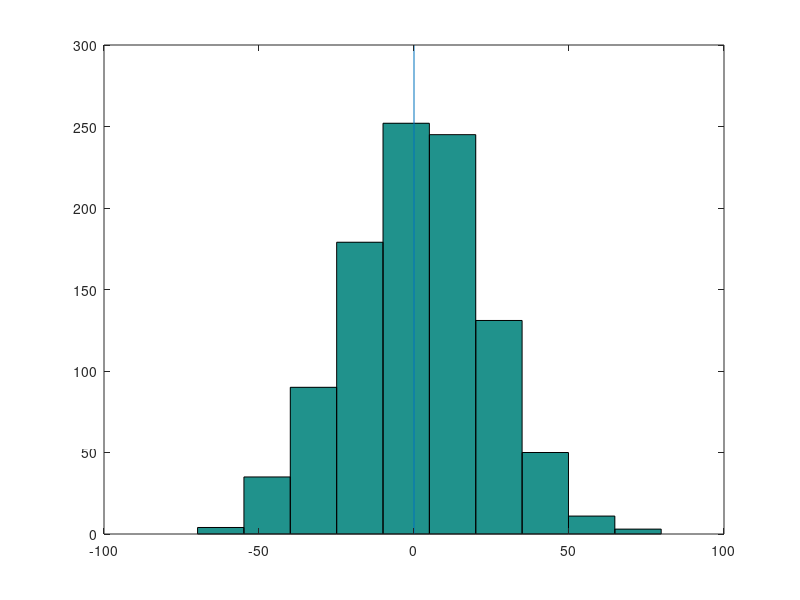

Here is the MATLAB script that generated this plot:
fakePoints = randi(1000,1000,1);
fakeSOZ = [200 300];
fakeDist = zeros(1000,1);
for i = 1:size(fakePoints,1)
    fakeDist(i) = min(abs(fakePoints(i)-fakeSOZ));
end

nboot = 1e3;
dist_diff = zeros(nboot,1);
for ib = 1:nboot
small = fakeDist(randperm(1000,900));
small = randperm(1000,900);
all = 1:1000;
large = setdiff(all,small);
sdist = fakeDist(small);
ldist = fakeDist(large);
dist_diff(ib) = mean(sdist)-mean(ldist);
end

hist(dist_diff)
hold on
plot([0 0],ylim)